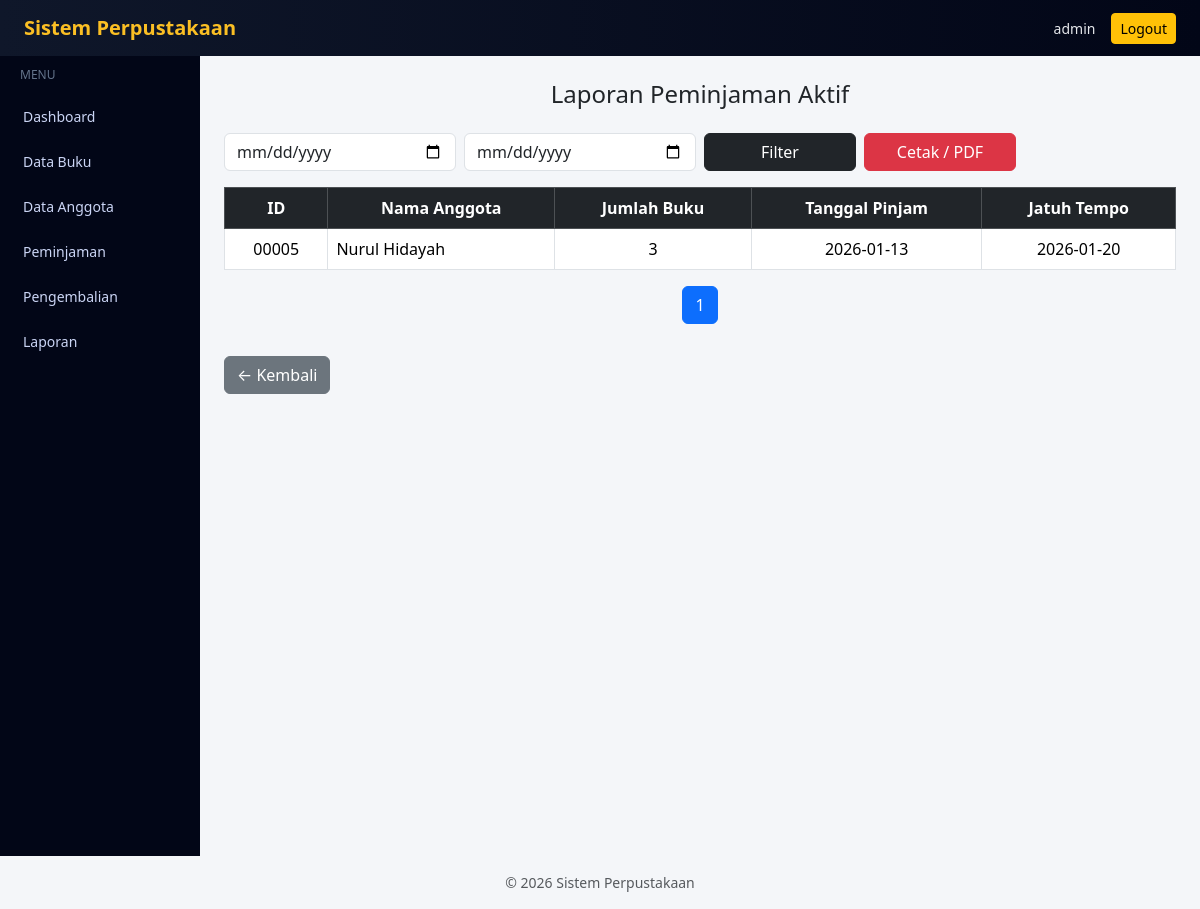
Screenshot of /laporan/peminjaman.php (signed in) with the database file from the repository.
### tables this page shows
CREATE TABLE `peminjaman` (
  `id_peminjaman` int NOT NULL,
  `id_anggota` int NOT NULL,
  `tanggal_pinjam` date NOT NULL,
  `tanggal_jatuh_tempo` date NOT NULL,
  `status` enum('dipinjam','dikembalikan') DEFAULT 'dipinjam',
  `tanggal_kembali` date DEFAULT NULL,
  `denda` int DEFAULT '0'
);

CREATE TABLE `anggota` (
  `id_anggota` int NOT NULL,
  `nama` varchar(100) NOT NULL,
  `alamat` text,
  `no_hp` varchar(15) DEFAULT NULL
);

### laporan/peminjaman.php (the view, shortened to what this page needs)
<?php
$db = new Database();
$conn = $db->conn;
$cetak = isset($_GET['cetak']);
$awal  = $_GET['awal'] ?? '';
$akhir = $_GET['akhir'] ?? '';
$where = "WHERE p.status = 'dipinjam'";
$batas = 10;
$halaman = isset($_GET['halaman']) ? (int)$_GET['halaman'] : 1;
$halaman_awal = ($halaman - 1) * $batas;
$limit = $cetak ? "" : "LIMIT $halaman_awal, $batas";
$data = $conn->query("
    SELECT
        p.id_peminjaman,
        a.nama,
        p.tanggal_pinjam,
        p.tanggal_jatuh_tempo,
        SUM(d.jumlah) AS total_buku
    FROM peminjaman p
    JOIN anggota a ON p.id_anggota = a.id_anggota
    JOIN detail_peminjaman d ON p.id_peminjaman = d.id_peminjaman
    $where
    GROUP BY p.id_peminjaman
    ORDER BY p.tanggal_jatuh_tempo ASC
    $limit
");
$total_data = $conn->query("
    SELECT COUNT(DISTINCT p.id_peminjaman) AS total
    FROM peminjaman p
    JOIN detail_peminjaman d ON p.id_peminjaman = d.id_peminjaman
    $where
")->fetch_assoc()['total'];
$total_halaman = ceil($total_data / $batas);
if (!$cetak) {
    include "../templates/header.php";
    include "../templates/sidebar.php";
}
?>
<h4 class="mb-4 text-center">Laporan Peminjaman Aktif</h4>
<?php if (!$cetak): ?>
<form method="get" class="row g-2 mb-3">
    <div class="col-md-3">
        <input type="date" name="awal" class="form-control" value="<?= $awal; ?>">
    </div>
    <div class="col-md-3">
        <input type="date" name="akhir" class="form-control" value="<?= $akhir; ?>">
    </div>
    <div class="col-md-2">
        <button class="btn btn-dark w-100">Filter</button>
    </div>
    <div class="col-md-2">
        <a href="?awal=<?= $awal; ?>&akhir=<?= $akhir; ?>&cetak=1"
           target="_blank"
           class="btn btn-danger w-100">
            Cetak / PDF
        </a>
    </div>
</form>
<?php endif; ?>
<table class="table table-bordered table-hover">
    <thead class="table-dark text-center">
        <tr>
            <th>ID</th>
            <th>Nama Anggota</th>
            <th>Jumlah Buku</th>
            <th>Tanggal Pinjam</th>
            <th>Jatuh Tempo</th>
        </tr>
    </thead>
    <tbody>
        <?php if ($data->num_rows > 0): while ($row = $data->fetch_assoc()): ?>
        <tr>
            <td class="text-center">
                <?= str_pad($row['id_peminjaman'], 5, '0', STR_PAD_LEFT); ?>
            </td>
            <td><?= $row['nama']; ?></td>
            <td class="text-center"><?= $row['total_buku']; ?></td>
            <td class="text-center"><?= $row['tanggal_pinjam']; ?></td>
            <td class="text-center"><?= $row['tanggal_jatuh_tempo']; ?></td>
        </tr>
        <?php endwhile; endif; ?>
    </tbody>
</table>
<?php if (!$cetak): ?>
<nav>
    <ul class="pagination justify-content-center">
        <?php for ($i = 1; $i <= $total_halaman; $i++): ?>
        <li class="page-item <?= $i == $halaman ? 'active' : ''; ?>">
            <a class="page-link"
               href="?halaman=<?= $i; ?>&awal=<?= $awal; ?>&akhir=<?= $akhir; ?>">
                <?= $i; ?>
            </a>
        </li>
        <?php endfor; ?>
    </ul>
</nav>
<a href="index.php" class="btn btn-secondary mt-3">
    ← Kembali
</a>
<?php include "../templates/footer.php"; ?>
<?php else: ?>
<script>
    window.print();
</script>
<?php endif; ?>

### templates/header.php (style rules this page uses)
body { background-color: #f4f6f9; }

### rows the page displays
peminjaman: id_peminjaman "00005", id_anggota.nama "Nurul Hidayah", total_buku "3", tanggal_pinjam "2026-01-13", tanggal_jatuh_tempo "2026-01-20"

### other values shown
$_SESSION['username'] "admin"
